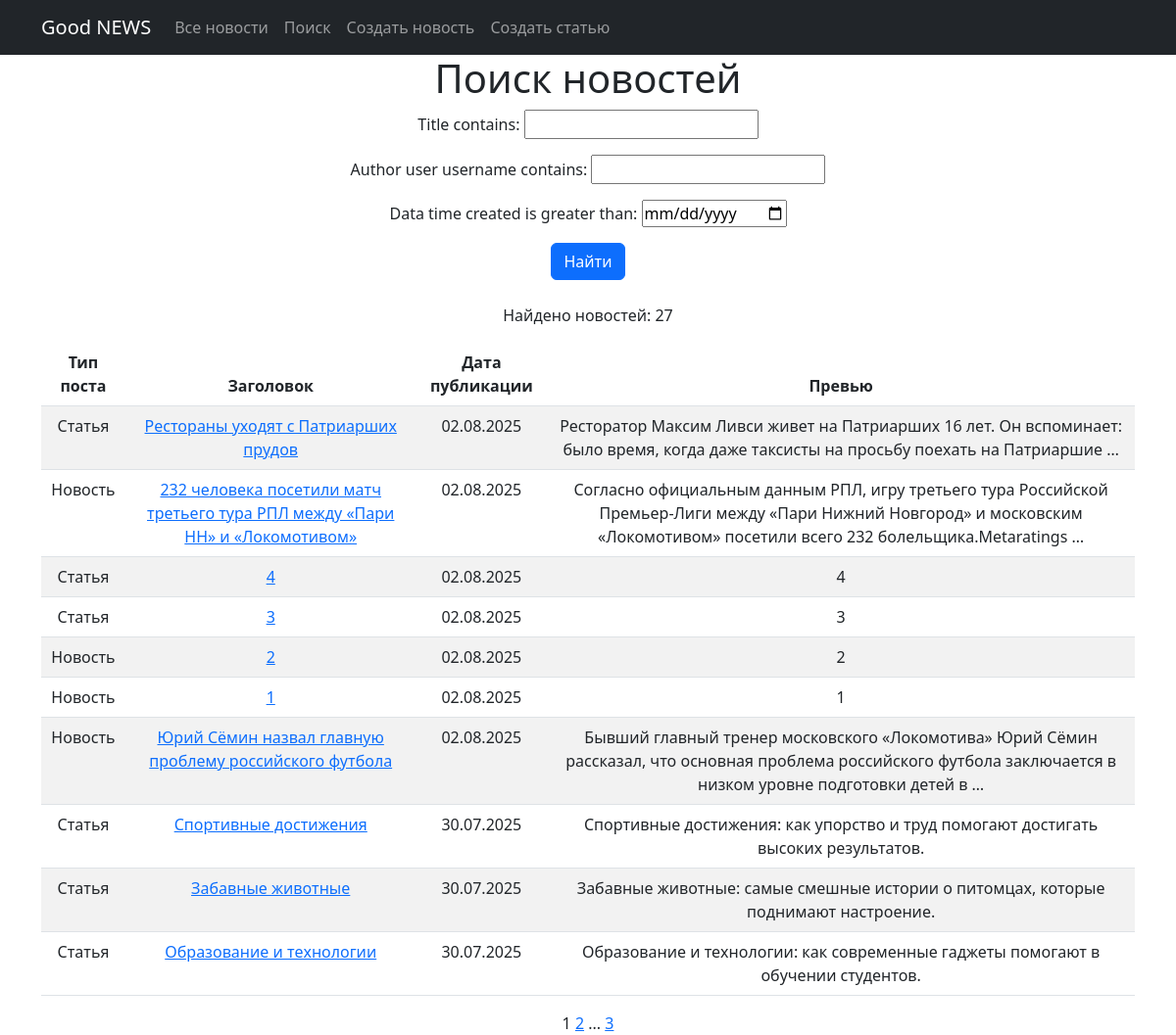
The app's page /news/search/ with its own data.
### news/models.py (models this page shows, shortened)
class Post(models.Model):
    author = models.ForeignKey(Author, on_delete=models.CASCADE)
    post_type = models.CharField(max_length=2, choices=POST_TYPES, default='AR')
    data_time_created = models.DateTimeField(auto_now_add=True)
    categories = models.ManyToManyField(Category, through='PostCategory')
    title = models.CharField(max_length=255)
    text = models.TextField()
    rating = models.IntegerField(default=0)

### news/views.py (the view)
# urls.py: path('search/', PostSearch.as_view(), name='posts_search'),
class PostSearch(ListView):
    model = Post
    ordering = ['-data_time_created']
    template_name = 'search.html'
    context_object_name = 'posts_search'
    paginate_by = 10
    def get_queryset(self):
        queryset = super().get_queryset()
        self.filterset = PostFilter(self.request.GET, queryset=queryset)
        return self.filterset.qs.distinct()
    def get_context_data(self, **kwargs):
       context = super().get_context_data(**kwargs)
       context['filter'] = self.filterset
       return context

### news/templatetags/custom_filters.py (called while the page is built)
@register.filter(name='censor_words')
def censor_words(value):
    if not isinstance(value, str):
        return value
    def censor_match(match):
        word = match.group()
        if len(word) > 1 and (word[0].isalpha() and word[0].lower() == word[0] or word[0].isupper()):
            if word.lower() in BAD_WORDS:
                return word[0] + '*' * (len(word) - 1)
        return word
    pattern = re.compile(r'\b[А-Яа-яЁё]+\b')
    censored_text = pattern.sub(censor_match, value)
    return censored_text

### templates/search.html (shortened to what this page needs)
{% extends 'flatpages/default.html' %}
{% load custom_filters %}
{% block content %}
<h1>Поиск новостей</h1>
<form method="get" class="mb-4">
    {{ filter.form.as_p }}
    <button type="submit" class="btn btn-primary">Найти</button>
</form>
<p>Найдено новостей: {{ filter.qs|length }}</p>
<table class="table table-striped">
    <thead>
        <tr>
            <th>Тип поста</th>
            <th>Заголовок</th>
            <th>Дата публикации</th>
            <th>Превью</th>
        </tr>
    </thead>
    <tbody>
        {% for news in posts_search %}
        <tr>
            <td>
                {{ news.get_post_type_display }}
            </td>
            <td>
                <a href="{% url 'posts_detail' news.pk %}">{{ news.title|censor_words }}</a>
            </td>
            <td>{{ news.data_time_created|date:"d.m.Y" }}</td>
            <td>{{ news.text|truncatewords:20|censor_words }}</td>
        </tr>
        {% empty %}
        <tr>
            <td colspan="3">Новостей пока нет.</td>
        </tr>
        {% endfor %}
    </tbody>
</table>
{{ page_obj.number }}
{% if page_obj.has_next %}
<a href="?page={{ page_obj.next_page_number }}">{{ page_obj.next_page_number }}</a>
{% if paginator.num_pages != page_obj.next_page_number %}
...
<a href="?page={{ page_obj.paginator.num_pages }}">{{ page_obj.paginator.num_pages }}</a>
{% endif %}
{% endif %}
{% endblock %}

### records on screen
Post: post_type "Статья", title|censor_words "Рестораны уходят с Патриарших прудов", data_time_created "02.08.2025", text|censor_words "Ресторатор Максим Ливси живет на Патриарших 16 лет. Он вспоминает: было время, когда даже таксисты на просьбу поехать на Патриаршие …"
Post: post_type "Новость", title|censor_words "232 человека посетили матч третьего тура РПЛ между «Пари НН» и «Локомотивом»", data_time_created "02.08.2025", text|censor_words "Согласно официальным данным РПЛ, игру третьего тура Российской Премьер-Лиги между «Пари Нижний Новгород» и московским «Локомотивом» посетили всего 232 болельщика.Metaratings …"
Post: post_type "Статья", title|censor_words "4", data_time_created "02.08.2025", text|censor_words "4"
Post: post_type "Статья", title|censor_words "3", data_time_created "02.08.2025", text|censor_words "3"
Post: post_type "Новость", title|censor_words "2", data_time_created "02.08.2025", text|censor_words "2"
Post: post_type "Новость", title|censor_words "1", data_time_created "02.08.2025", text|censor_words "1"
Post: post_type "Новость", title|censor_words "Юрий Сёмин назвал главную проблему российского футбола", data_time_created "02.08.2025", text|censor_words "Бывший главный тренер московского «Локомотива» Юрий Сёмин рассказал, что основная проблема российского футбола заключается в низком уровне подготовки детей в …"
Post: post_type "Статья", title|censor_words "Спортивные достижения", data_time_created "30.07.2025", text|censor_words "Спортивные достижения: как упорство и труд помогают достигать высоких результатов."
Post: post_type "Статья", title|censor_words "Забавные животные", data_time_created "30.07.2025", text|censor_words "Забавные животные: самые смешные истории о питомцах, которые поднимают настроение."
Post: post_type "Статья", title|censor_words "Образование и технологии", data_time_created "30.07.2025", text|censor_words "Образование и технологии: как современные гаджеты помогают в обучении студентов."

### other values on screen
{{ filter.qs|length }} "27"
{{ page_obj.number }} "1"
{{ page_obj.next_page_number }} "2"
{{ page_obj.paginator.num_pages }} "3"
